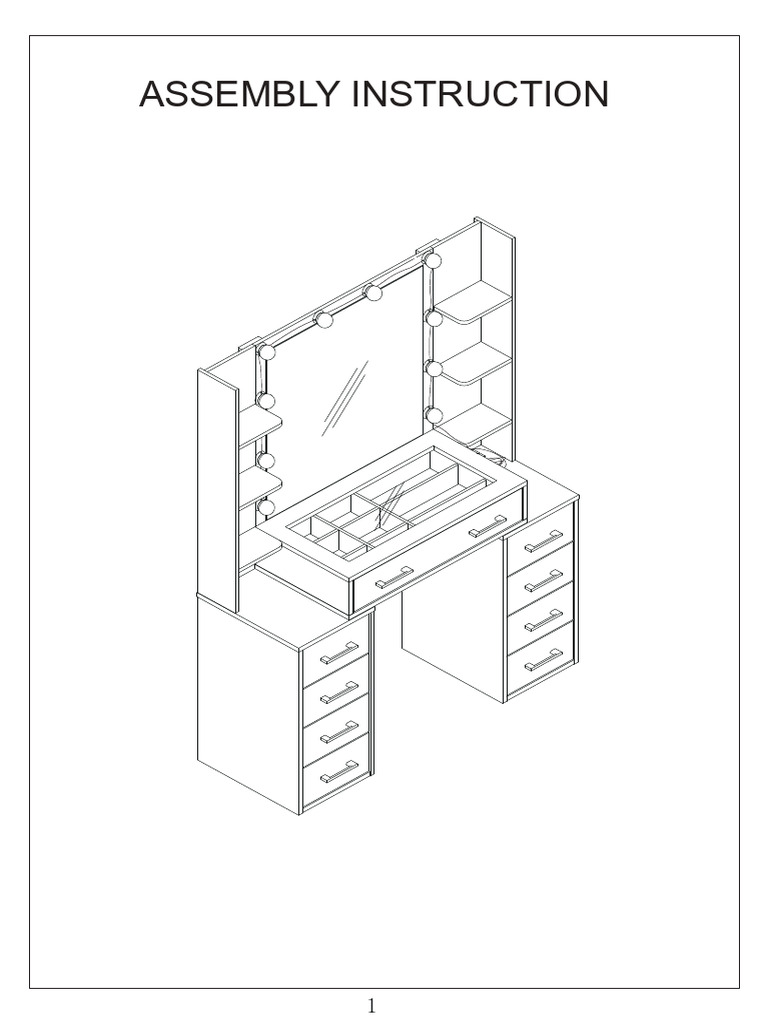
#> input picture referansar/ikea-monteringsstil/01-framside.jpg, 768 x 1024 px; its folder holds 6 pictures in this run; the run also reads 1 picture not shown here
$ python maal.py
#> lines starting #> are read from the running program, lines starting #| are printed output that depends on the picture; after the words box and inside, x2 and y2 are one past the last pixel; in counts of white or black regions, pixels touching at a corner belong together
import glob
import json
import os
import sys
import time

import numpy as np
from PIL import Image
from scipy import ndimage
from skimage.morphology import skeletonize
from skimage.transform import hough_circle, hough_circle_peaks

HER = os.path.dirname(os.path.abspath(__file__))
REF = os.path.normpath(os.path.join(HER, "..", "..", "referansar", "ikea-monteringsstil"))
FW_PT = 551.28
REF_SIDER = {"01-framside.jpg": "cover", "03-deloversikt.jpg": "inventory", "04-beslag.jpg": "hardware", "05-eksplodert-oversikt.jpg": "exploded",
             "06-steg-forstorringsbobler.jpg": "step", "07-steg-underdelar.jpg": "step", "09-steg-multiplikator.jpg": "step", "10-atvaring-verktoy.jpg": "warnings"}
GRENSER = {"tomme": 18.0, "daud": 25.0, "lin": (0.26, 0.62), "min_figurar": 4, "ppi": 300, "vekt": (0.80, 1.10)}


def ramme(ink):
    H, W = ink.shape
    rr, kk = np.nonzero(ink.mean(1) > 0.6)[0], np.nonzero(ink.mean(0) > 0.6)[0]
    t, b, v, h = rr[rr < H / 2], rr[rr > H / 2], kk[kk < W / 2], kk[kk > W / 2]
    t0, b1 = (t.min() if len(t) else 0), (b.max() if len(b) else H - 1)
    l0, r1 = (v.min() if len(v) else 0), (h.max() if len(h) else W - 1)

    def løp(sett, i, steg):
        n = 0
        while i in sett:
            n, i = n + 1, i + steg
        return n
    tj = np.median([løp(set(t.tolist()), t0, 1), løp(set(b.tolist()), b1, -1), løp(set(v.tolist()), l0, 1), løp(set(h.tolist()), r1, -1)])
    return int(l0), int(t0), int(r1), int(b1), float(tj)


def storste_tomme(occ):
    H, W = occ.shape
    h = np.zeros(W, int)
    best = (0, None)
    for y in range(H):
        h = np.where(occ[y], 0, h + 1)
        st = []
        for x in range(W + 1):
            cur = h[x] if x < W else 0
            start = x
            while st and st[-1][1] >= cur:
                s, hh = st.pop()
                if hh * (x - s) > best[0]:
                    best = (hh * (x - s), (s, y - hh + 1, x, y + 1))
                start = s
            st.append((start, cur))
    return best


def mal(g, tersk=140):
    ink = g < tersk
    l0, t0, r1, b1, tj = ramme(ink)
    fw, fh = r1 - l0, b1 - t0
    k = int(max(tj, 1)) + 3
    sub = ink[t0 + k:b1 - k, l0 + k:r1 - k]
    sh, sw = sub.shape
    r = max(2, int(round(0.012 * fw)))
    lab, _ = ndimage.label(ndimage.binary_dilation(sub, np.ones((3, 3)), iterations=r))
    kl = []
    for sl in ndimage.find_objects(lab):
        bh, bw = max(1, sl[0].stop - sl[0].start - 2 * r), max(1, sl[1].stop - sl[1].start - 2 * r)
        kl.append({"bbox": [sl[1].start + r + l0 + k, sl[0].start + r + t0 + k, bw, bh], "a": bw * bh / (sh * sw), "lin": max(bw, bh) / fw})
    kl.sort(key=lambda d: -d["a"])
    occ2 = (ndimage.distance_transform_edt(~sub) <= 0.02 * fw).mean()
    sil = ndimage.binary_fill_holes(ndimage.binary_closing(sub, np.ones((3, 3)), iterations=max(1, int(0.004 * fw))))
    daud = (ndimage.distance_transform_edt(~sil) > 0.05 * fw).mean()
    c = max(2, int(round(0.01 * fw)))
    gh, gw = sh // c, sw // c
    grov = ndimage.binary_dilation(sub[:gh * c, :gw * c].reshape(gh, c, gw, c).any((1, 3)), iterations=1)
    a_tom, rekt = storste_tomme(grov)
    band = max(2, int(0.02 * fh))
    y = (t0 + b1) // 2
    prof = 1 - g[y - 20:y + 20, max(0, l0 - 4):l0 + 8].mean(0) / 255
    pt = FW_PT / fw
    return {"fw_px": fw, "pt_px": round(pt, 4), "ramme_pt": round(float(prof.sum()) * pt, 2), "blekk_pct": round(100 * float(sub.mean()), 2),
            "okkupasjon2pct": round(100 * float(occ2), 1), "daud_5pct": round(100 * float(daud), 1),
            "storste_tomme_rekt_pct": round(100 * a_tom / max(1, gh * gw), 1),
            "tomme_rader_pct": round(100 * float(np.mean([not sub[i * band:(i + 1) * band].any() for i in range(sh // band)])), 1),
            "figurar": [{"bbox_px": d["bbox"], "lin_fw": round(d["lin"], 3)} for d in kl if d["a"] > 0.01],
            "_ramme": (l0, t0, r1, b1), "_tom": [v * c for v in rekt] if rekt else None}


def strek(g, maske, pt):
    a = np.where(maske, g, 255.0)
    dark = np.clip((235 - a) / 235, 0, 1)
    ink = a < 150
    if not ink.any():
        return {}
    dt = ndimage.distance_transform_edt(ink)
    blob = ndimage.binary_dilation(dt > 2.5, iterations=4)
    sk = skeletonize(ink & ~blob)
    L = sk.sum() * 1.08
    near = ndimage.binary_dilation(sk, iterations=3) & ~blob
    lok_d = ndimage.uniform_filter(dark * near, 15)
    lok_l = ndimage.uniform_filter(sk.astype(float), 15) * 1.08
    lok = (lok_d / np.maximum(lok_l, 1e-9))[sk & (lok_l > 0.04)]
    ys, xs = np.nonzero(ink)
    bb = max(1, (xs.max() - xs.min()) * (ys.max() - ys.min()))
    return {"vekt_pt": round(float(dark[near].sum() / max(L, 1)) * pt, 3), "vekt_p90_pt": round(float(np.percentile(lok, 90)) * pt, 3) if len(lok) else None,
            "tettleik": round(float(L / (bb * pt)) * 100, 2), "klump": round(float(blob.sum() / max(ink.sum(), 1)), 3)}


def sirklar(g, pt):
    mork = g < 128
    radii = np.arange(12.5 / pt, 15.5 / pt + 0.01, 0.5)
    h = hough_circle(skeletonize(mork), radii)
    _, cx, cy, rr = hough_circle_peaks(h, radii, total_num_peaks=80, min_xdistance=int(radii[0] * 1.2), min_ydistance=int(radii[0] * 1.2))
    H, W = g.shape
    vinkel = np.linspace(0, 2 * np.pi, 180, endpoint=False)
    mork1 = ndimage.binary_dilation(mork, iterations=1)
    lab, _ = ndimage.label(~ndimage.binary_dilation(g < 160, iterations=1))
    st = np.bincount(lab.ravel())
    st[0] = 0
    bg = lab == st.argmax()
    ut = []
    for x, y, r in zip(cx, cy, rr):
        px = np.clip(np.round(x + r * np.cos(vinkel)).astype(int), 0, W - 1)
        py = np.clip(np.round(y + r * np.sin(vinkel)).astype(int), 0, H - 1)
        if mork1[py, px].mean() < 0.95:
            continue
        d = np.arange(r + 2, r + 13)
        sx = np.clip(np.round(x + np.outer(np.cos(vinkel[::2]), d)).astype(int), 0, W - 1)
        sy = np.clip(np.round(y + np.outer(np.sin(vinkel[::2]), d)).astype(int), 0, H - 1)
        stråle = mork1[sy, sx].all(1)
        leiar = int(np.sum(stråle & ~np.roll(stråle, 1))) if not stråle.all() else 0
        yy, xx = np.mgrid[max(0, int(y - r - 11)):min(H, int(y + r + 11)), max(0, int(x - r - 11)):min(W, int(x + r + 11))]
        d2 = (xx - x) ** 2 + (yy - y) ** 2
        ring = (d2 > (r + 3) ** 2) & (d2 < (r + 10) ** 2)
        ut.append((int(x), int(y), float(r), 1 - float(bg[yy[ring], xx[ring]].mean()), leiar))
    p = np.array([q[3] for q in ut])
    return {"n": len(ut), "r_pt": round(float(np.median([q[2] for q in ut])) * pt, 2) if ut else None,
            "ringdel": round(float(np.median(p)), 2) if len(p) else None, "ringdel_over_03": round(float((p > 0.3).mean()), 2) if len(p) else None,
            "leiarar": int(sum(q[4] for q in ut))}


def side(png, sidetype, figurar=None, unntak=()):
    t = time.time()
    g = np.asarray(Image.open(png).convert("L")).astype(np.float32)
    m = mal(g)
    boksar = figurar if figurar is not None else [(x, y, x + w, y + h) for x, y, w, h in (f["bbox_px"] for f in m["figurar"])]
    maske = np.zeros(g.shape, bool)
    for x0, y0, x1, y1 in boksar:
        maske[max(0, int(y0)):int(y1), max(0, int(x0)):int(x1)] = True
    for x0, y0, x1, y1 in unntak:
        maske[max(0, int(y0)):int(y1), max(0, int(x0)):int(x1)] = False
    res = {"type": sidetype, **{k: v for k, v in m.items() if not k.startswith("_")}, "strek": strek(g, maske, m["pt_px"]), "sirklar": sirklar(g, m["pt_px"])}
    res["sekund"] = round(time.time() - t, 2)
    return res


# [22 lines left out: function atvaringar, not called in this run]


if __name__ == "__main__":
    if len(sys.argv) > 1:
        for f in sys.argv[1:]:
            print(os.path.basename(f), json.dumps(side(f, "ukjend"), ensure_ascii=False))
    else:
        ut = {f: side(os.path.join(REF, f), t) for f, t in REF_SIDER.items()}
#> in mal, `ink = g < tersk`:
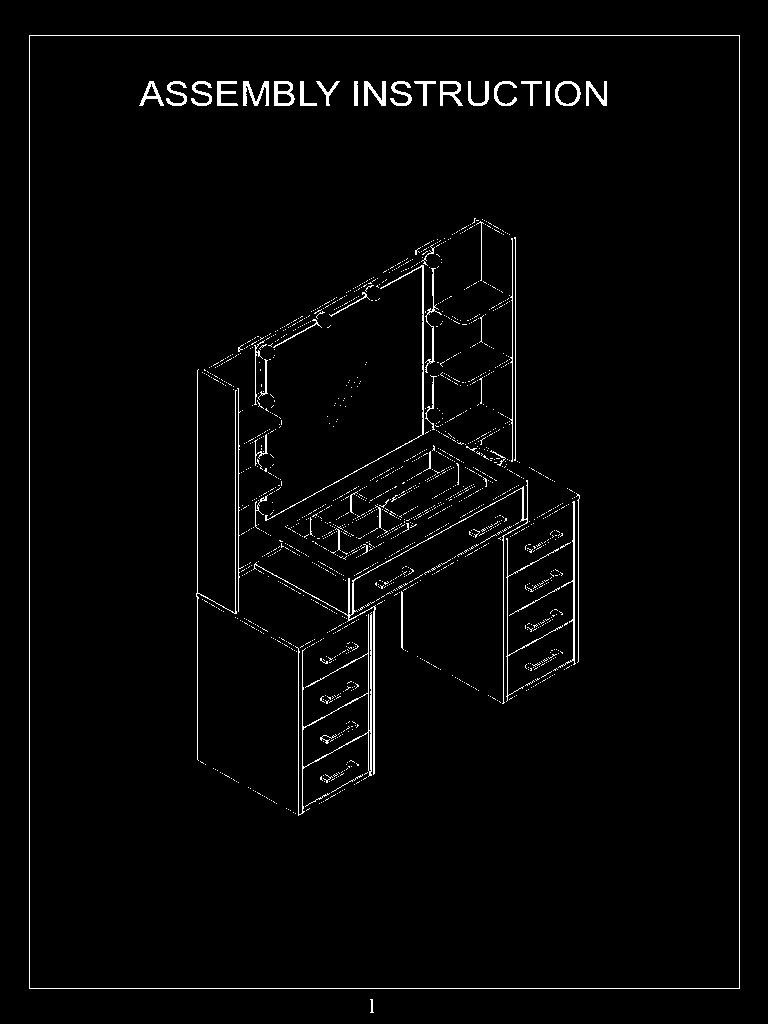
#> ink: shape (1024, 768) bool; 2.2% white in thin lines or dots, all inside (x1, y1, x2, y2) = (29, 35, 740, 1013)
#> in ramme, `rr, kk = np.nonzero(ink.mean(1) > 0.6)[0], np.nonzero(ink.mean(0) > 0...`: rr = [35, 988]; kk = [29, 739]
#> in ramme, `t, b, v, h = rr[rr < H / 2], rr[rr > H / 2], kk[kk < W / 2], kk[kk > W..`: t = [35]; b = [988]; v = [29]; h = [739]
#> in ramme, `t0, b1 = (t.min() if len(t) else 0), (b.max() if len(b) else H - 1)`: t0 = 35; b1 = 988
#> in ramme, `l0, r1 = (v.min() if len(v) else 0), (h.max() if len(h) else W - 1)`: l0 = 29; r1 = 739
#> the loop in løp, `while i in sett:` made 1 pass
#> (n, i) on pass 1: (1, 36)
#> the loop in løp (call 2), `while i in sett:` made 1 pass
#> (n, i) on pass 1: (1, 987)
#> in ramme, `tj = np.median([løp(set(t.tolist()), t0, 1), løp(set(b.tolist()), b1, ..`: tj = 1
#> in mal, `l0, t0, r1, b1, tj = ramme(ink)`: l0 = 29; t0 = 35; r1 = 739; b1 = 988; tj = 1
#> in mal, `fw, fh = r1 - l0, b1 - t0`: fw = 710; fh = 953
#> in mal, `k = int(max(tj, 1)) + 3`: k = 4
#> in mal, `r = max(2, int(round(0.012 * fw)))`: r = 9
#> the loop in mal, `for sl in ndimage.find_objects(lab):` made 3 passes
#> (bh, bw) on passes 1 to 3: (25, 468), (598, 384), (65, 40)
#> after the loop in mal, `for sl in ndimage.find_objects(lab):`: kl = 3 items
#> in mal, `occ2 = (ndimage.distance_transform_edt(~sub) <= 0.02 * fw).mean()`: occ2 = 0.264
#> in mal, `daud = (ndimage.distance_transform_edt(~sil) > 0.05 * fw).mean()`: daud = 0.595
#> in mal, `c = max(2, int(round(0.01 * fw)))`: c = 7
#> in mal, `gh, gw = sh // c, sw // c`: gh = 135; gw = 100
#> after the loop in storste_tomme, `for y in range(H):`: best = (2728, (0, 11, 22, 135)); h = 100 values, max 135 at index 0, min 23 at index 36, mean 76
#> in mal, `a_tom, rekt = storste_tomme(grov)`: a_tom = 2728; rekt = (0, 11, 22, 135)
#> in mal, `band = max(2, int(0.02 * fh))`: band = 19
#> in mal, `y = (t0 + b1) // 2`: y = 511
#> in mal, `prof = 1 - g[y - 20:y + 20, max(0, l0 - 4):l0 + 8].mean(0) / 255`: prof = [0, 0, 0.00784, 0, 0.875, 0.0314, 0.00392, 0, 0, 0, 0, 0]
#> in mal, `pt = FW_PT / fw`: pt = 0.776
#> in side, `m = mal(g)`: m = 11 items
#> in side, `boksar = figurar if figurar is not None else [(x, y, x + w, y + h) for..`: boksar = [(196, 218, 580, 816), (139, 81, 607, 106)]
#> the loop in side, `for x0, y0, x1, y1 in boksar:` made 2 passes
#> in strek, `L = sk.sum() * 1.08`: L = 11634.8
#> in strek, `lok = (lok_d / np.maximum(lok_l, 1e-9))[sk & (lok_l > 0.04)]`: lok = 10694 values, max 4.81 at index 400, min 0.562 at index 4257, mean 1.07
#> in strek, `ys, xs = np.nonzero(ink)`: ys = 16171 values from 81 to 815; xs = 16171 values, max 606 at index 197, min 139 at index 3742, mean 384
#> in strek, `bb = max(1, (xs.max() - xs.min()) * (ys.max() - ys.min()))`: bb = 342778
#> in sirklar, `_, cx, cy, rr = hough_circle_peaks(h, radii, total_num_peaks=80, min_x..`: cx = 80 values, max 722 at index 69, min 46 at index 64, mean 384.9; cy = 80 values, max 1006 at index 65, min 52 at index 64, mean 480.3; rr = 80 values, max 19.6 at index 20, min 16.1 at index 10, mean 17.7
#> in sirklar, `lab, _ = ndimage.label(~ndimage.binary_dilation(g < 160, iterations=1))`:
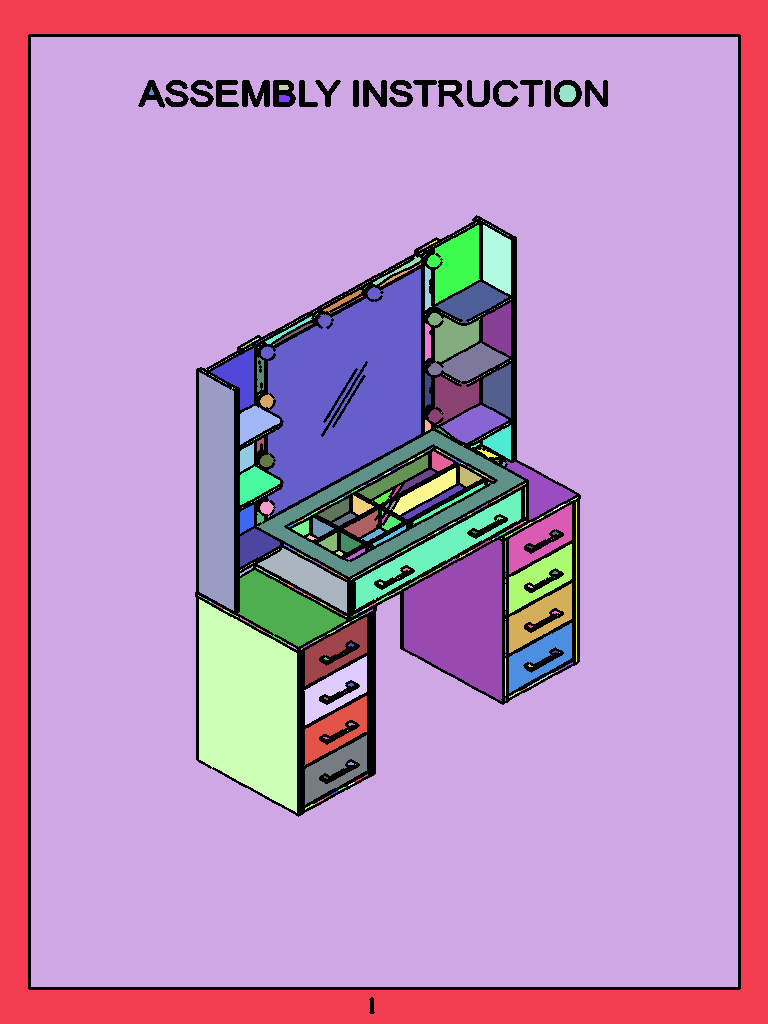
#> lab: shape (1024, 768) int32; 753 distinct labels, from 0 to 752; one colour per label, 0 black
#> in sirklar, `st = np.bincount(lab.ravel())`: st = 753 values, max 507884 at index 2, min 1 at index 8, mean 1044.4
#> the loop in sirklar, `for x, y, r in zip(cx, cy, rr):` made 80 passes
#> (x, y, r) on passes 1 to 8: (365, 592, 17.6), (284, 99, 17.1), (505, 515, 17.6), (356, 678, 17.1), (356, 757, 17.1), (355, 719, 18.1), (498, 445, 17.6), (356, 639, 17.6)
#> after the loop in sirklar, `for x, y, r in zip(cx, cy, rr):`: ut = []
#> in sirklar, `p = np.array([q[3] for q in ut])`: p = empty array
#> call 2 of side, with sidetype = 'inventory', unntak = ()
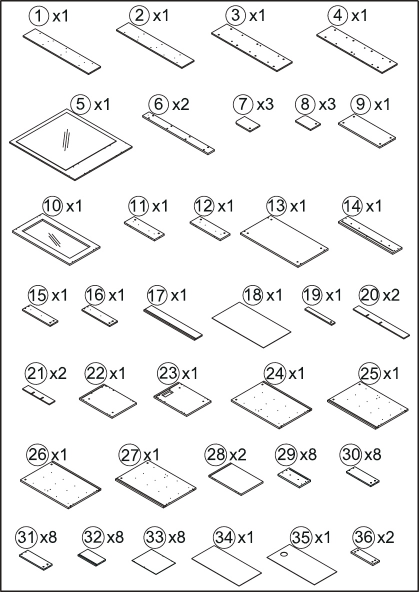
#> input picture referansar/ikea-monteringsstil/03-deloversikt.jpg, 838 x 1183 px (shown at 1/2 size)
#> call 2 of mal, with tersk = 140
#> in mal (call 2), `l0, t0, r1, b1, tj = ramme(ink)`: l0 = 0; r1 = 837; b1 = 1182; tj = 3
#> in mal (call 2), `fw, fh = r1 - l0, b1 - t0`: fw = 837; fh = 1182
#> in mal (call 2), `k = int(max(tj, 1)) + 3`: k = 6
#> in mal (call 2), `r = max(2, int(round(0.012 * fw)))`: r = 10
#> in mal (call 2), `lab, _ = ndimage.label(ndimage.binary_dilation(sub, np.ones((3, 3)), i..`:
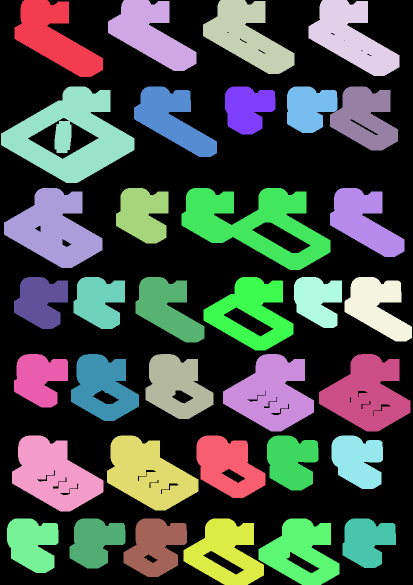
#> lab: shape (1170, 825) int32 (shown at 1/2 size); 36 distinct labels, from 0 to 35; one colour per label, 0 black
#> the loop in mal (call 2), `for sl in ndimage.find_objects(lab):` made 35 passes
#> (bh, bw) on passes 1 to 8: (134, 157), (122, 157), (128, 163), (132, 162), (173, 247), (121, 146), (76, 81), (73, 81)
#> after the loop in mal (call 2), `for sl in ndimage.find_objects(lab):`: kl = 35 items
#> in mal (call 2), `occ2 = (ndimage.distance_transform_edt(~sub) <= 0.02 * fw).mean()`: occ2 = 0.529
#> in mal (call 2), `daud = (ndimage.distance_transform_edt(~sil) > 0.05 * fw).mean()`: daud = 0.107
#> in mal (call 2), `c = max(2, int(round(0.01 * fw)))`: c = 8
#> in mal (call 2), `gh, gw = sh // c, sw // c`: gh = 146; gw = 103
#> in mal (call 2), `a_tom, rekt = storste_tomme(grov)`: a_tom = 584; rekt = (30, 39, 103, 47)
#> in mal (call 2), `band = max(2, int(0.02 * fh))`: band = 23
#> in mal (call 2), `y = (t0 + b1) // 2`: y = 591
#> in mal (call 2), `prof = 1 - g[y - 20:y + 20, max(0, l0 - 4):l0 + 8].mean(0) / 255`: prof = [0.875, 0.875, 0.875, 0, 0.00392, 0.00392, 0, 0]
#> in mal (call 2), `pt = FW_PT / fw`: pt = 0.659
#> in side (call 2), `boksar = figurar if figurar is not None else [(x, y, x + w, y + h) for..`: boksar = 23 items, first 6: (18, 189, 265, 362), (379, 392, 657, 536), (24, 392, 201, 532), (654, 724, 817, 859), (462, 724, 624, 859), (40, 887, 203, 1019)
#> the loop in side (call 2), `for x0, y0, x1, y1 in boksar:` made 23 passes
#> call 2 of strek, with pt = 0.659
#> in strek (call 2), `L = sk.sum() * 1.08`: L = 17774.6
#> in strek (call 2), `lok_l = ndimage.uniform_filter(sk.astype(float), 15) * 1.08`:
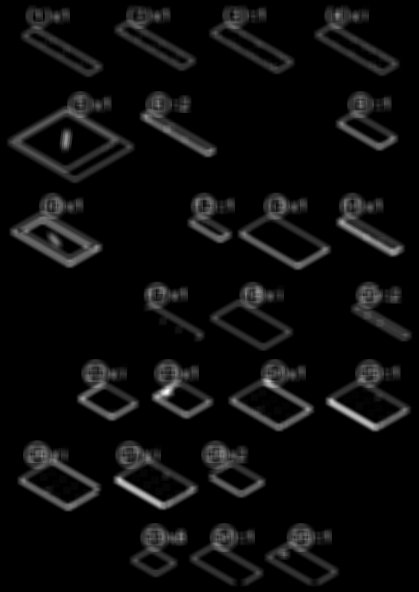
#> lok_l: shape (1183, 838) float64 (shown at 1/2 size); min -1.56e-16, max 0.374, mean 0.0179; drawn with min black and max white
#> in strek (call 2), `lok = (lok_d / np.maximum(lok_l, 1e-9))[sk & (lok_l > 0.04)]`: lok = 16196 values, max 3.99 at index 15004, min 1.08 at index 13490, mean 1.81
#> in strek (call 2), `bb = max(1, (xs.max() - xs.min()) * (ys.max() - ys.min()))`: bb = 920349
#> call 2 of sirklar, with pt = 0.659
#> in sirklar (call 2), `_, cx, cy, rr = hough_circle_peaks(h, radii, total_num_peaks=80, min_x..`: cx = 80 values, max 785 at index 41, min 52 at index 16, mean 415.2; cy = 80 values, max 1119 at index 55, min 30 at index 13, mean 646.3; rr = 80 values, max 23.48 at index 46, min 18.98 at index 42, mean 21.27
#> in sirklar (call 2), `lab, _ = ndimage.label(~ndimage.binary_dilation(g < 160, iterations=1))`:
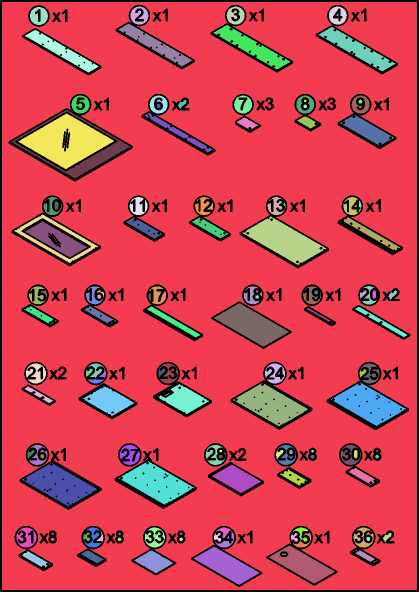
#> lab: shape (1183, 838) int32 (shown at 1/2 size); 344 distinct labels, from 0 to 343; one colour per label, 0 black
#> in sirklar (call 2), `st = np.bincount(lab.ravel())`: st = 344 values, max 747566 at index 1, min 1 at index 7, mean 2881.8
#> the loop in sirklar (call 2), `for x, y, r in zip(cx, cy, rr):` made 80 passes
#> (x, y, r) on passes 1 to 8: (738, 590, 20.98), (259, 909, 22.48), (431, 909, 22.48), (701, 909, 22.98), (505, 590, 20.48), (189, 590, 20.48), (74, 909, 22.48), (191, 746, 22.48)
#> after the loop in sirklar (call 2), `for x, y, r in zip(cx, cy, rr):`: ut = 19 items, first 6: (738, 590, 20.98, 0.0886, 0), (259, 909, 22.48, 0.181, 0), (431, 909, 22.48, 0.151, 0), (505, 590, 20.48, 0.173, 0), (189, 590, 20.48, 0.151, 0), (74, 909, 22.48, 0.206, 0)
#> in sirklar (call 2), `p = np.array([q[3] for q in ut])`: p = 19 values, max 0.267 at index 13, min 0.0886 at index 0, mean 0.166
#> call 3 of side, with sidetype = 'hardware', unntak = ()
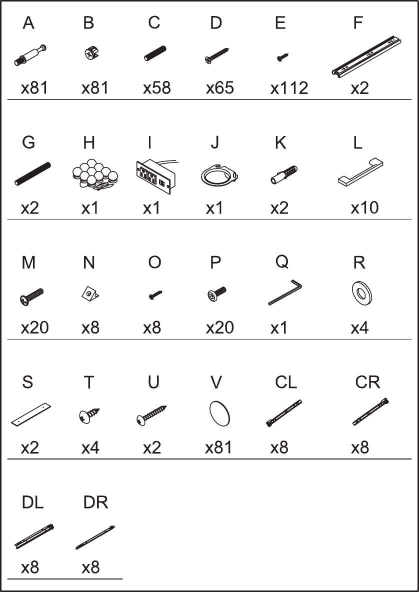
#> input picture referansar/ikea-monteringsstil/04-beslag.jpg, 838 x 1183 px (shown at 1/2 size)
#> in side (call 3), `boksar = figurar if figurar is not None else [(x, y, x + w, y + h) for..`: boksar = [(16, 71, 821, 200), (16, 318, 821, 439), (16, 881, 821, 919), (16, 642, 821, 679)]
#> the loop in side (call 3), `for x0, y0, x1, y1 in boksar:` made 4 passes
#> (y0, y1) on passes 1 to 4: (71, 200), (318, 439), (881, 919), (642, 679)
#> (the run stopped early here; a loop or call above may not have finished)
